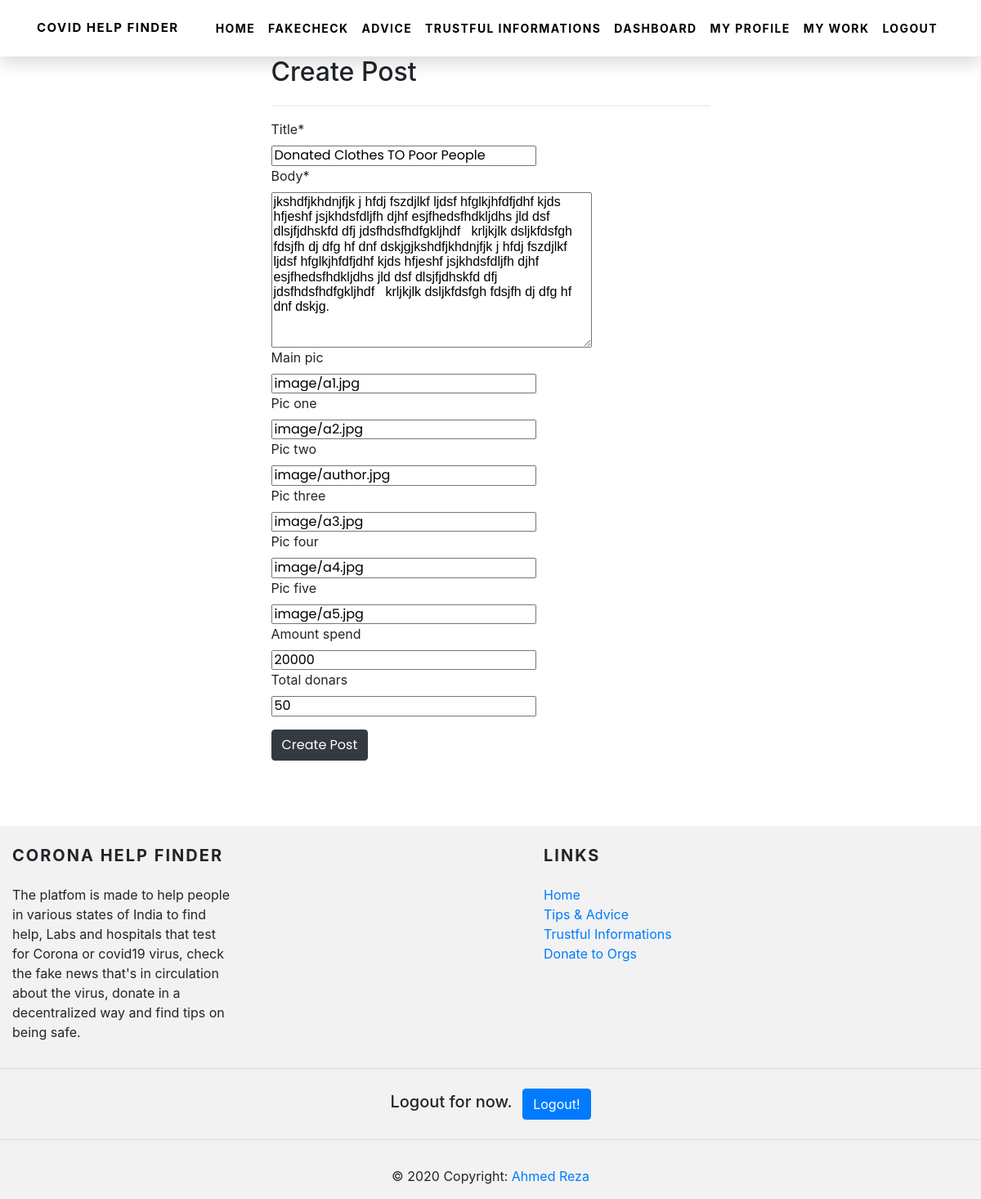
The app's page /covid/mypost/edit/1 (signed in) with its own data.
### covid/models.py (models this page shows, shortened)
class MyPost(models.Model):
	pic_one = models.URLField(null=True, blank=True)
	pic_two = models.URLField(null=True, blank=True)
	pic_three = models.URLField(null=True, blank=True)
	pic_four = models.URLField(null=True, blank=True)
	pic_five = models.URLField(null=True, blank=True)
	main_pic = models.URLField(null=True, blank=True)
	amount_spend = models.IntegerField(null=True, blank=True)
	total_donars = models.IntegerField(null=True, blank=True)
	donar_names = models.TextField(null=False, blank=False)
	title = models.CharField(max_length = 200)
	body = models.TextField(null=False, blank=False)
	short_description = models.CharField(max_length = 240)
	cr_date = models.DateTimeField(auto_now_add=True)
	uploaded_by = models.ForeignKey(to=MyProfile, on_delete=CASCADE, null=True, blank=True)

### covid/views.py (the view)
# urls.py: path('mypost/edit/<int:pk>', views.MyPostUpdateView.as_view(success_url="/covid/mypost")),
@method_decorator(login_required, name="dispatch")
class MyPostUpdateView(UpdateView):
    model = MyPost
    fields = ["title", "body", "main_pic", "pic_one", "pic_two", "pic_three", "pic_four", "pic_five", "amount_spend", "total_donars"]

### covid/templates/covid/mypost_form.html (shortened to what this page needs)
{% extends 'base.html' %}
{% block content %}
{% load crispy_forms_tags %}
<main class="p-5">
	<div class="row">
		<div class="col-sm-6 offset-sm-3">
			<h1 class="myhead2">Create Post</h1>
<hr>
<form enctype="multipart/form-data" method="post">
	{{form | crispy}}
	<input class="btn btn-dark my-3" value="Create Post" type="submit" />
</form>
		</div>
	</div>
</main>
{% endblock %}

### covid/static/css/main.css (style rules this page uses)
html { line-height: 1.15; -ms-text-size-adjust: 100%; -webkit-text-size-adjust: 100%; }
body { margin: 0; }
h1 { font-size: 2em; margin: 0.67em 0; }
figcaption, figure, main { display: block; }
hr { box-sizing: content-box; height: 0; overflow: visible; }
button, input, optgroup, select, textarea { font-family: sans-serif; font-size: 100%; line-height: 1.15; margin: 0; }
button, input { overflow: visible; }
button, html [type="button"], [type="reset"], [type="submit"] { -webkit-appearance: button; }
textarea { overflow: auto; }
html { height: 100%; }
input, button { font-family: 'Poppins', sans-serif; }
* { box-sizing: border-box; }

### records on screen
MyPost: title "Donated Clothes TO Poor People", body "jkshdfjkhdnjfjk j hfdj fszdjlkf ljdsf hfglkjhfdfjdhf kjds hfjeshf jsjkhdsfdljfh djhf esjfhedsfhdkljdhs jld dsf dlsjfjdhskfd dfj jdsfhdsfhdfgkljhdf krljkjlk dsljkfdsfgh fdsjfh dj dfg hf dnf dskjgjkshdfjkhdnjfjk j hfdj fszdjlkf ljdsf hfglkjhfdfjdhf kjds hfjeshf jsjkhdsfdljfh djhf esjfhedsfhdkljdhs jld dsf dlsjfjdhskfd dfj jdsfhdsfhdfgkljhdf krljkjlk dsljkfdsfgh fdsjfh dj dfg hf dnf dskjg.", main_pic "image/a1.jpg", pic_one "image/a2.jpg", pic_two "image/author.jpg", pic_three "image/a3.jpg", pic_four "image/a4.jpg", pic_five "image/a5.jpg", amount_spend "20000", total_donars "50"
